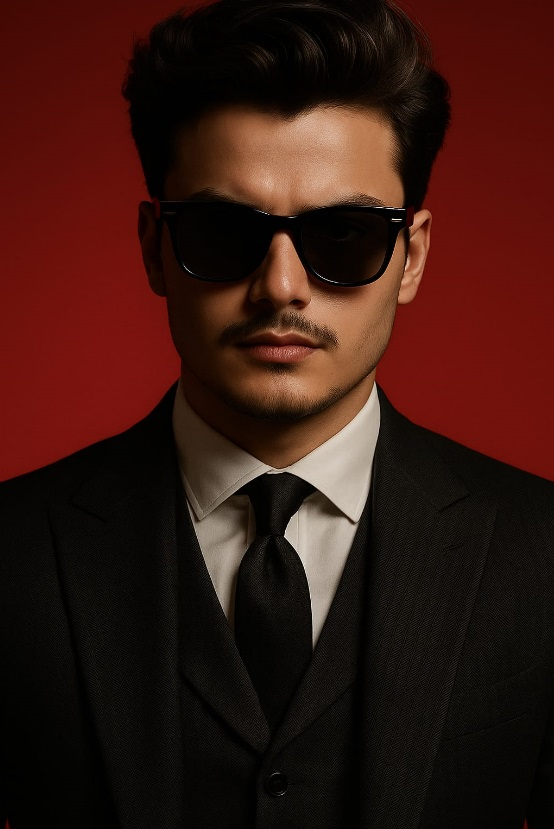
#> input picture Screenshot 2025-06-21 213420.png, 554 x 829 px, found by its file name
$ python ROTATION.PY
#> lines starting #> are read from the running program, lines starting #| are printed output that depends on the picture
import cv2
import numpy as np

# Load image correctly
img = cv2.imread(r"C:\Users\Abhishek\OneDrive\Pictures\Screenshot 2025-06-21 213420.png")
#> img is the input picture: shape (829, 554, 3); mean B, G, R 17.2, 24, 55.5

if img is None:
    print("Image not found!")
    exit()

angle = 45

h, w = img.shape[:2]
#> h = 829; w = 554
rotation_matrix = cv2.getRotationMatrix2D((w/2, h/2), angle, 1)

rotated = cv2.warpAffine(img, rotation_matrix, (w, h))
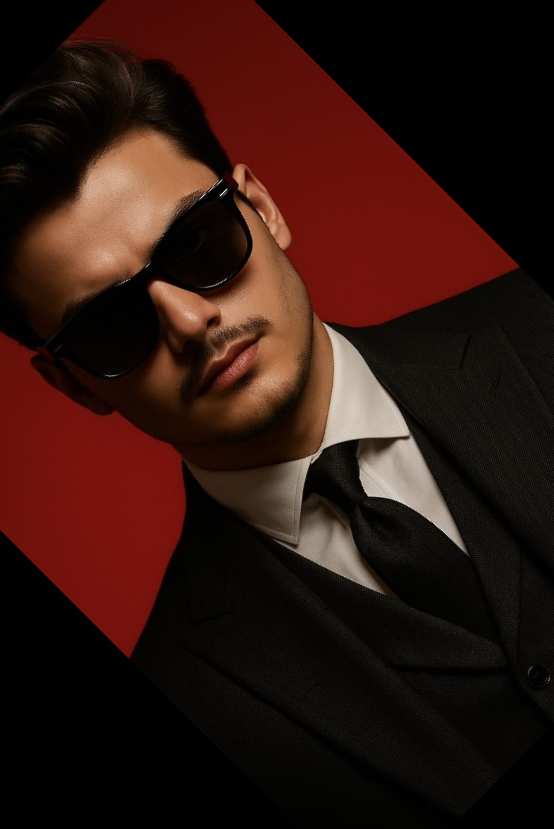
#> rotated: shape (829, 554, 3); mean B, G, R 15.8, 21.7, 47.1

cv2.imshow("Original Image", img)
cv2.imshow("Rotated Image", rotated)
cv2.waitKey(0)
cv2.destroyAllWindows()
